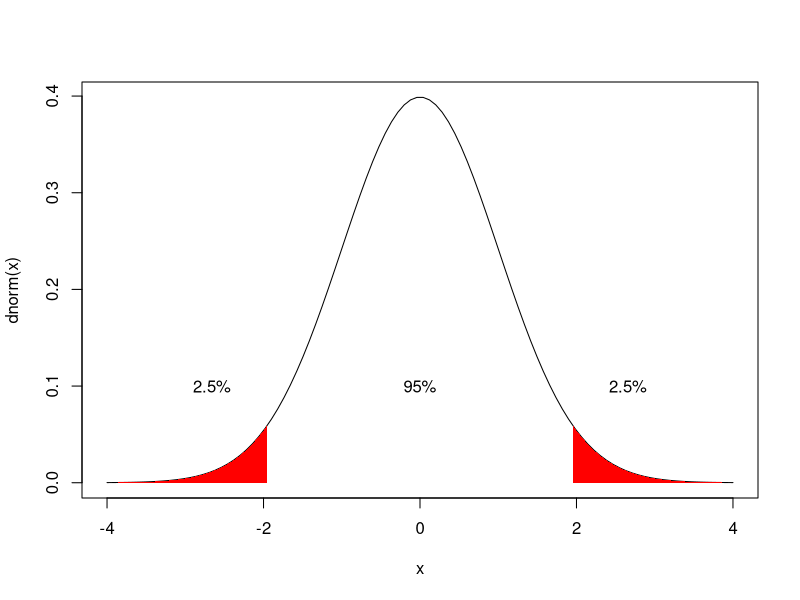
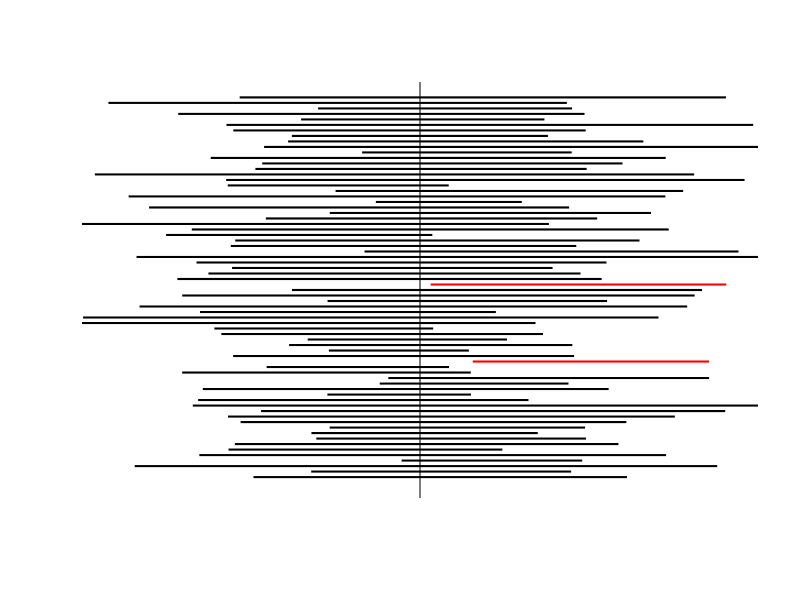

The R script that drew these images, in order:
## ---- chunk 1
options(digits=3)
x <- c(1.5, 2.3, -0.7, 1.4, 1.2)
c(
`-3` = t.test(x,mu=-3)$p.value,
`-2` = t.test(x,mu=-2)$p.value,
`-1` = t.test(x,mu=-1)$p.value,
 `0` = t.test(x,mu= 0)$p.value,
`+1` = t.test(x,mu=+1)$p.value,
`+2` = t.test(x,mu=+2)$p.value,
`+3` = t.test(x,mu=+3)$p.value)
## ---- chunk 2
t.test(x)
## ---- chunk 3
heart <- c(66,73,72,80,84,60)
## ---- chunk 4
t.test(heart)
## ---- chunk 5
x <- seq(from=-4,to=4,len=100)
plot(x,dnorm(x),type="l")
xp <- qnorm(0.975)
xx <- seq(from=xp,to=4,len=100)
polygon(c(xx,rev(xx)),c(dnorm(xx),xx*0),border=NA,col='red')
xx <- -xx
polygon(c(xx,rev(xx)),c(dnorm(xx),xx*0),border=NA,col='red')
text(0,0.1,"95%")
text(+xp+0.7,0.1,"2.5%")
text(-xp-0.7,0.1,"2.5%")
## ---- chunk 6
loaves <- c(804, 804, 800, 797, 805, 800, 810, 803, 806, 800, 801, 802, 
800, 808, 806, 804, 810, 799, 804, 803, 805, 803, 804, 793, 808, 
810, 801, 802, 797, 802)
## ---- chunk 7
mean(loaves)
sd(loaves)
## ---- chunk 8
SEM <- sd(loaves)/sqrt(30)
SEM
## ---- chunk 9
qnorm(0.975)
## ---- chunk 10
c(mean(loaves) - qnorm(0.975)*SEM, mean(loaves) + qnorm(0.975)*SEM)
## ---- chunk 11
c(mean(loaves) - qnorm(0.995)*SEM, mean(loaves) + qnorm(0.995)*SEM)
## ---- chunk 12
set.seed(1)
par(lend=1)
f <- function(x){t.test(x)$conf.int}
plot(NA, xlim=c(-2,2),ylim=c(0,70),xlab="",ylab="",axes=F)
for(i in 1:70){
  jj <- f(rnorm(5))
  if(prod(jj)<0){col <- "black"} else {col <- "red"}
  segments(x0=jj[1],x1=jj[2],y0=i,lwd=2,col=col)
}
abline(v=0)
